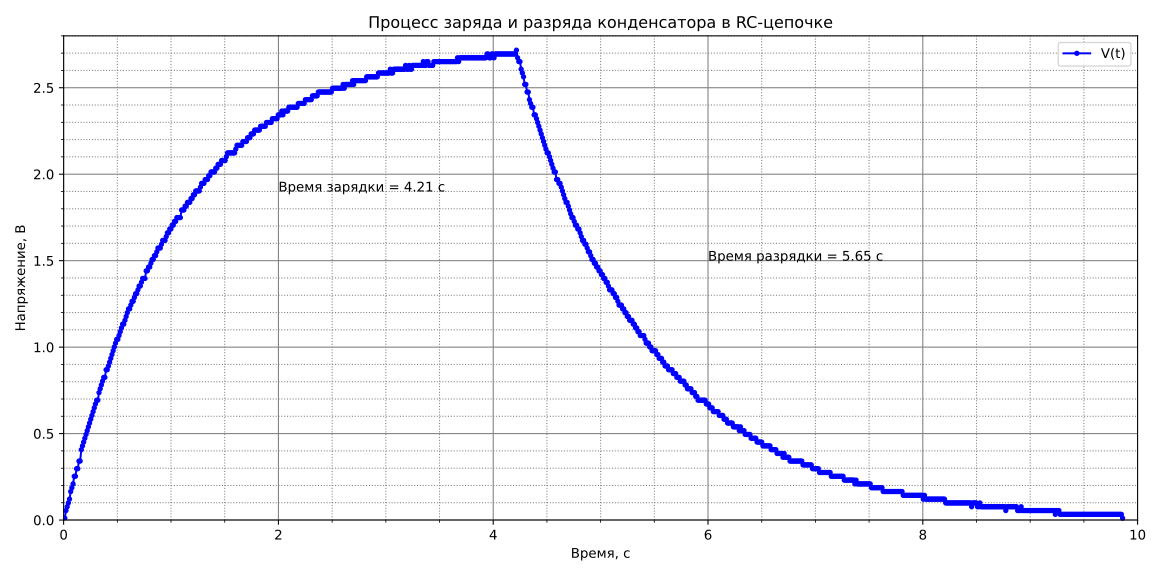

Source code (Python):
import time
import matplotlib.pyplot as plt
import numpy as np

with open('settings (1).txt', 'r') as f:
    setting = f.readlines()

with open('data (1).txt', 'r') as f:
    data = np.array(['0\n'])
    data = np.append(data, f.readlines())
    l = len(data)
    add = []
    for i in range(l):
        data[i] = (data[i][:-1])
    for i in range(l):
        add.append(int(data[i]))
    data = np.array(add)
    data = data * float(setting[1])

exp_duration = 9.86
measurements_time = np.linspace(0, exp_duration, l)

fig, ax = plt.subplots(figsize=(12, 6))
ax.plot(measurements_time, data, '.-', color='blue', label='V(t)', linewidth=1, markersize=6)

plt.xlabel('Время, с')
plt.ylabel('Напряжение, B')
plt.title('Процесс заряда и разряда конденсатора в RC-цепочке')

plt.minorticks_on()
plt.xticks(np.arange(min(measurements_time), max(measurements_time), 2))
plt.yticks(np.arange(min(data), max(data), 0.5))
plt.grid(which='major', color='grey')
plt.grid(which='minor', linestyle=':', color='grey')
plt.tight_layout()

ind_time_max = 366
t1 = float('{:.2f}'.format(ind_time_max / l * exp_duration))
t2 = float('{:.2f}'.format(exp_duration-t1))

plt.text(2, 1.9, f'Время зарядки = {t1} c', color='black')
plt.text(6, 1.5, f'Время разрядки = {t2} c', color='black')
plt.xlim([0, 10])
plt.ylim([0, 2.8])

plt.legend()
plt.savefig('report.svg')
plt.show()
